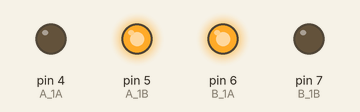
The sketch below on a simulated Arduino Uno, built with avr-gcc and run on an emulated ATmega328P. On the bench: output pins drawn as LEDs (lit = HIGH).

Above: at 0.5 s.
At 1.5 s:
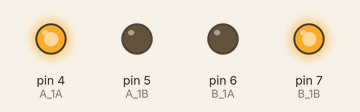
At 2.5 s:
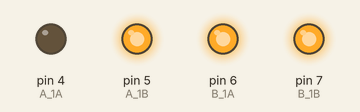
At 3.5 s:
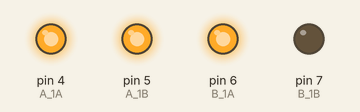
Timing chart, 0 to 5.2 s (numbered marks = the images above):
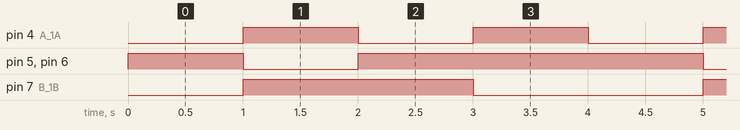

Measured:
- by itself, pin 4 (A_1A): alternates HIGH for 1.0 s and LOW for 1.0 s
- by itself, pin 5 (A_1B), pin 6 (B_1A): repeats every 4.0 s: LOW 1.0 s, HIGH 3.0 s
- by itself, pin 7 (B_1B): alternates HIGH for 2.0 s and LOW for 2.0 s

The sketch:

4WD_Motor_Test.ino
```cpp
//更多资料欢迎访问我们的官网 http://openjumper.cn/ 或联系邮箱 support@openjumper.com
//https://openjumper.taobao.com/ --OPENJUMPER官方店铺
//https://shop555818949.taobao.com/ --OPENJUMPER企业店铺

#define A_1A 4 //A组电机正反转控制
#define A_1B 5 //PWM
#define B_1A 6 //PMW//B组电机正反转控制
#define B_1B 7 //

void motion(int speed_A, int speed_B) //电机速度控制函数。括号内分别为左右电机速度值，直接作用于L9110S电机驱动
{
  if (speed_A > 0) //范围-255～+255，正值为正转，负值为反转。
  {
    digitalWrite(A_1A, 0);
    analogWrite(A_1B, speed_A); //PWM控制速度
  }
  else
  {
    digitalWrite(A_1A, 1);
    analogWrite(A_1B, 255 + speed_A); //PWM控制速度
  }
  if (speed_B > 0)
  {
    analogWrite(B_1A, speed_B); //PWM控制速度
    digitalWrite(B_1B, 0);
  }

  else
  {
    analogWrite(B_1A, 255 + speed_B); //PWM控制速度
    digitalWrite(B_1B, 1);
  }
}

void setup()
{
  Serial.begin(9600);    //打开串口设置波特率
  pinMode(A_1A, OUTPUT); //配置电机输出IO口为输出
  pinMode(A_1B, OUTPUT);
  pinMode(B_1A, OUTPUT);
  pinMode(B_1B, OUTPUT);
}

void loop()
{
  motion(255, 255); //全速前进
  delay(1000);
  motion(-255, -255); //全速后退
  delay(1000);
  motion(255, 0); //右转
  delay(1000);
  motion(0, 255); //左转
  delay(1000);
}
```
